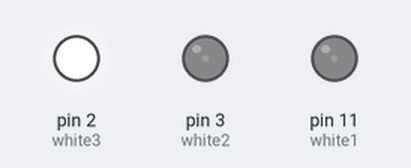
This sketch was run on a simulated Arduino Uno, built with avr-gcc and run on an emulated ATmega328P. Shown: output pins drawn as LEDs (lit = HIGH).

Above: at 0.1 s.
Timing chart, 0 to 1.6 s (numbered marks = the images above):
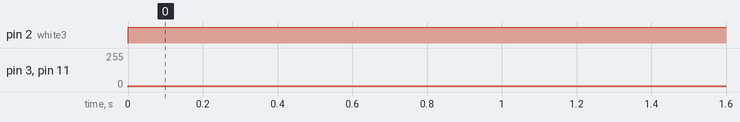

Measured:
- by itself, pin 2 (white3): LOW → HIGH at 0.00 s
- by itself, pin 3 (white2), pin 11 (white1): 0/255 → 10/255 at 0.00 s

The sketch:

ALLWHITES.ino
```cpp
const int white1 = 11;
const int white2 = 3;
const int white3 = 2;

void setup() {
  pinMode(white1, OUTPUT);
  pinMode(white2, OUTPUT);
  pinMode(white3, OUTPUT);
}

void loop() {
  analogWrite(white1, 10);
  analogWrite(white2, 10);
  digitalWrite(white3, HIGH);
}
```
